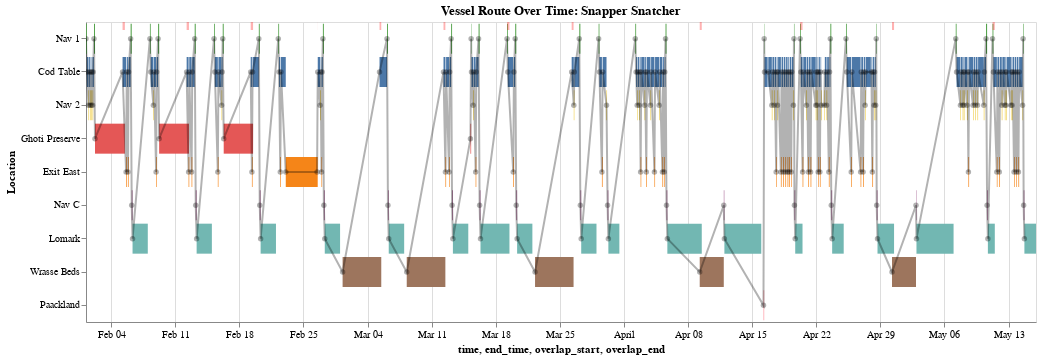

Here is the notebook cell this chart was saved with:
### Markdown cell above
Visualize route

### Code cell
# Prepare vessel data
vessel_id = 'snappersnatcher7be'
vessel_data_sorted, location_to_y = prepare_vessel_data(sorted_pings, vessel_id)

# Static visualization
plot_vessel_timeline_static(vessel_data_sorted, location_to_y, harbor_palette)

# Interactive visualization
chart = plot_vessel_timeline_interactive(vessel_data_sorted, location_to_y)
chart.display()

### Figure 1 — Vega-Lite specification as saved in the notebook (floating-point values rounded to 4 significant figures; data arrays with more than 128 entries replaced by an {"elided": "..."} marker saying what was removed)
{"config": {"view": {"continuousWidth": 300, "continuousHeight": 300}}, "layer": [{"data": {"name": "data-33ae356a0bcc25b3adc0532a93e0535c"}, "mark": {"type": "bar"}, "encoding": {"color": {"field": "source", "legend": null, "type": "nominal"}, "tooltip": [{"field": "source", "type": "nominal"}, {"field": "time", "type": "temporal"}, {"field": "end_time", "type": "temporal"}, {"field": "dwell_hours", "type": "quantitative"}], "x": {"field": "time", "type": "temporal"}, "x2": {"field": "end_time"}, "y": {"field": "source", "sort": ["Nav 1", "Cod Table", "Nav 2", "Ghoti Preserve", "Exit East", "Nav C", "Lomark", "Wrasse Beds", "Paackland"], "title": "Location", "type": "nominal"}}, "name": "view_2"}, {"data": {"name": "data-05fb2d82d70d5506f736c5b785287ad6"}, "mark": {"type": "bar", "color": "red", "opacity": 0.3}, "encoding": {"x": {"field": "overlap_start", "type": "temporal"}, "x2": {"field": "overlap_end"}, "y": {"value": 0}, "y2": {"value": 8}}}, {"data": {"name": "data-33ae356a0bcc25b3adc0532a93e0535c"}, "mark": {"type": "line", "point": true}, "encoding": {"color": {"value": "black"}, "detail": {"field": "target", "type": "nominal"}, "opacity": {"value": 0.3}, "x": {"field": "time", "type": "temporal"}, "y": {"field": "source", "sort": ["Nav 1", "Cod Table", "Nav 2", "Ghoti Preserve", "Exit East", "Nav C", "Lomark", "Wrasse Beds", "Paackland"], "type": "nominal"}}}], "height": 300, "params": [{"name": "param_7", "select": {"type": "interval", "encodings": ["x", "y"]}, "bind": "scales", "views": ["view_2"]}], "title": "Vessel Route Over Time: Snapper Snatcher", "width": 950, "$schema": "https://vega.github.io/schema/vega-lite/v5.20.1.json", "datasets": {"data-33ae356a0bcc25b3adc0532a93e0535c": {"elided": "264 records"}, "data-05fb2d82d70d5506f736c5b785287ad6": [{"overlap_start": "2035-02-01T12:40:26.620000", "overlap_end": "2035-02-01T12:40:26.620251"}, {"overlap_start": "2035-02-01T16:54:55.114000", "overlap_end": "2035-02-01T16:54:55.114540"}, {"overlap_start": "2035-02-01T20:16:45.760000", "overlap_end": "2035-02-01T20:16:45.760150"}, {"overlap_start": "2035-02-01T21:43:32.965000", "overlap_end": "2035-02-01T21:43:32.965126"}, {"overlap_start": "2035-02-02T03:05:02.716000", "overlap_end": "2035-02-02T03:05:02.716247"}, {"overlap_start": "2035-02-02T05:39:59.146000", "overlap_end": "2035-02-02T05:39:59.146336"}, {"overlap_start": "2035-02-05T05:55:09.300000", "overlap_end": "2035-02-05T11:59:59.999407"}, {"overlap_start": "2035-02-05T15:11:56.474000", "overlap_end": "2035-02-05T15:11:56.474182"}, {"overlap_start": "2035-02-05T21:50:11.917000", "overlap_end": "2035-02-05T21:50:11.917699"}, {"overlap_start": "2035-02-06T03:04:07.348000", "overlap_end": "2035-02-06T03:04:07.348225"}, {"overlap_start": "2035-02-06T08:06:09.707000", "overlap_end": "2035-02-06T08:06:09.707012"}, {"overlap_start": "2035-02-08T07:43:59.210000", "overlap_end": "2035-02-08T07:43:59.210148"}, {"overlap_start": "2035-02-08T16:10:57.362000", "overlap_end": "2035-02-08T16:10:57.362105"}, {"overlap_start": "2035-02-08T21:50:33.431000", "overlap_end": "2035-02-08T21:50:33.431749"}, {"overlap_start": "2035-02-09T05:49:11.234000", "overlap_end": "2035-02-09T05:49:11.234903"}, {"overlap_start": "2035-02-12T05:52:25.604000", "overlap_end": "2035-02-12T11:59:59.999082"}, {"overlap_start": "2035-02-12T18:54:43.075000", "overlap_end": "2035-02-12T18:54:43.075460"}, {"overlap_start": "2035-02-13T03:00:47.940000", "overlap_end": "2035-02-13T03:00:47.940490"}, {"overlap_start": "2035-02-13T08:04:14.712000", "overlap_end": "2035-02-13T08:04:14.712545"}, {"overlap_start": "2035-02-15T17:14:44.018000", "overlap_end": "2035-02-15T17:14:44.018415"}, {"overlap_start": "2035-02-16T02:54:23.080000", "overlap_end": "2035-02-16T02:54:23.080609"}, {"overlap_start": "2035-02-16T04:29:29.698000", "overlap_end": "2035-02-16T04:29:29.698247"}, {"overlap_start": "2035-02-19T05:47:30.254000", "overlap_end": "2035-02-19T11:59:59.999192"}, {"overlap_start": "2035-02-19T10:39:30.119000", "overlap_end": "2035-02-19T10:39:30.119400"}, {"overlap_start": "2035-02-20T03:05:24.603000", "overlap_end": "2035-02-20T03:05:24.603247"}, {"overlap_start": "2035-02-22T08:11:04.253000", "overlap_end": "2035-02-22T08:11:04.253089"}, {"overlap_start": "2035-02-22T13:05:17.645000", "overlap_end": "2035-02-22T13:05:17.645609"}, {"overlap_start": "2035-02-23T01:40:49.400000", "overlap_end": "2035-02-23T01:40:49.400080"}, {"overlap_start": "2035-02-26T11:48:57.958000", "overlap_end": "2035-02-26T11:59:59.999244"}, {"overlap_start": "2035-02-26T21:14:45.435000", "overlap_end": "2035-02-26T21:14:45.435470"}, {"overlap_start": "2035-03-05T07:25:41.243000", "overlap_end": "2035-03-05T11:59:59.999320"}, {"overlap_start": "2035-03-06T03:02:30.278000", "overlap_end": "2035-03-06T03:02:30.278525"}, {"overlap_start": "2035-03-12T07:06:31.626000", "overlap_end": "2035-03-12T11:59:59.999209"}, {"overlap_start": "2035-03-12T13:55:56.517000", "overlap_end": "2035-03-12T13:55:56.517073"}, {"overlap_start": "2035-03-12T23:19:45.290000", "overlap_end": "2035-03-12T23:19:45.290342"}, {"overlap_start": "2035-03-13T03:04:52.682000", "overlap_end": "2035-03-13T03:04:52.682021"}, {"overlap_start": "2035-03-13T07:44:16.755000", "overlap_end": "2035-03-13T07:44:16.755024"}, {"overlap_start": "2035-03-15T07:32:52.413000", "overlap_end": "2035-03-15T07:32:52.413025"}, {"overlap_start": "2035-03-15T14:10:49.430000", "overlap_end": "2035-03-15T14:10:49.430768"}, {"overlap_start": "2035-03-16T03:02:23.852000", "overlap_end": "2035-03-16T03:02:23.852179"}, {"overlap_start": "2035-03-16T08:04:43.365000", "overlap_end": "2035-03-16T08:04:43.365547"}, {"overlap_start": "2035-03-19T05:38:15.454000", "overlap_end": "2035-03-19T11:59:59.999233"}, {"overlap_start": "2035-03-19T07:43:14.929000", "overlap_end": "2035-03-19T07:43:14.929217"}, {"overlap_start": "2035-03-19T23:42:54.652000", "overlap_end": "2035-03-19T23:42:54.652078"}, {"overlap_start": "2035-03-20T05:46:44.291000", "overlap_end": "2035-03-20T05:46:44.291845"}, {"overlap_start": "2035-03-26T07:01:19.898000", "overlap_end": "2035-03-26T11:59:59.999102"}, {"overlap_start": "2035-03-26T14:00:15.105000", "overlap_end": "2035-03-26T14:00:15.105076"}, {"overlap_start": "2035-03-27T08:03:08.590000", "overlap_end": "2035-03-27T08:03:08.590036"}, {"overlap_start": "2035-03-29T16:10:32.745000", "overlap_end": "2035-03-29T16:10:32.745474"}, {"overlap_start": "2035-03-30T07:13:10.283000", "overlap_end": "2035-03-30T07:13:10.283147"}, {"overlap_start": "2035-04-02T07:56:23.042000", "overlap_end": "2035-04-02T07:56:23.042370"}, {"overlap_start": "2035-04-02T12:07:30.733000", "overlap_end": "2035-04-02T12:07:30.733578"}, {"overlap_start": "2035-04-02T19:48:15.818000", "overlap_end": "2035-04-02T19:48:15.818074"}, {"overlap_start": "2035-04-03T07:37:19.314000", "overlap_end": "2035-04-03T07:37:19.314406"}, {"overlap_start": "2035-04-03T10:39:21.979000", "overlap_end": "2035-04-03T10:39:21.979078"}, {"overlap_start": "2035-04-03T21:38:52.939000", "overlap_end": "2035-04-03T21:38:52.939616"}, {"overlap_start": "2035-04-04T07:58:03.845000", "overlap_end": "2035-04-04T07:58:03.845092"}, {"overlap_start": "2035-04-04T20:15:19.858000", "overlap_end": "2035-04-04T20:15:19.858036"}, {"overlap_start": "2035-04-04T21:42:05.980000", "overlap_end": "2035-04-04T21:42:05.980692"}, {"overlap_start": "2035-04-05T04:53:59.366000", "overlap_end": "2035-04-05T04:53:59.366027"}, {"overlap_start": "2035-04-05T09:28:27.149000", "overlap_end": "2035-04-05T09:28:27.149624"}, {"overlap_start": "2035-04-05T11:06:32.606000", "overlap_end": "2035-04-05T11:06:32.606314"}, {"overlap_start": "2035-04-05T15:34:29.430000", "overlap_end": "2035-04-05T15:34:29.430553"}, {"overlap_start": "2035-04-09T06:40:35.188000", "overlap_end": "2035-04-09T11:59:59.999778"}, {"overlap_start": "2035-04-11T21:42:18.921000", "overlap_end": "2035-04-11T21:42:18.921585"}, {"overlap_start": "2035-04-16T08:23:53.919000", "overlap_end": "2035-04-16T08:23:53.919490"}, {"overlap_start": "2035-04-17T03:38:51.171000", "overlap_end": "2035-04-17T03:38:51.171724"}, {"overlap_start": "2035-04-17T11:23:24.712000", "overlap_end": "2035-04-17T11:23:24.712509"}, {"overlap_start": "2035-04-17T16:33:44.189000", "overlap_end": "2035-04-17T16:33:44.189580"}, {"overlap_start": "2035-04-17T20:02:42.739000", "overlap_end": "2035-04-17T20:02:42.739302"}, {"overlap_start": "2035-04-18T05:10:38.139000", "overlap_end": "2035-04-18T05:10:38.139436"}, {"overlap_start": "2035-04-18T11:21:13.284000", "overlap_end": "2035-04-18T11:21:13.284565"}, {"overlap_start": "2035-04-18T22:46:42.429000", "overlap_end": "2035-04-18T22:46:42.429059"}, {"overlap_start": "2035-04-19T00:43:56.527000", "overlap_end": "2035-04-19T00:43:56.527487"}, {"overlap_start": "2035-04-19T02:33:29.516000", "overlap_end": "2035-04-19T02:33:29.516002"}, {"overlap_start": "2035-04-19T08:01:49.033000", "overlap_end": "2035-04-19T08:01:49.033002"}, {"overlap_start": "2035-04-19T13:40:46.058000", "overlap_end": "2035-04-19T13:40:46.058067"}, {"overlap_start": "2035-04-19T14:53:38.735000", "overlap_end": "2035-04-19T14:53:38.735406"}, {"overlap_start": "2035-04-20T05:43:23.741000", "overlap_end": "2035-04-20T12:05:19.142834"}, {"overlap_start": "2035-04-20T14:05:49.891000", "overlap_end": "2035-04-20T14:05:49.891379"}, {"overlap_start": "2035-04-20T22:18:00.290000", "overlap_end": "2035-04-20T22:18:00.290148"}, {"overlap_start": "2035-04-21T03:20:09.729000", "overlap_end": "2035-04-21T03:20:09.729278"}, {"overlap_start": "2035-04-21T05:09:26.785000", "overlap_end": "2035-04-21T05:09:26.785050"}, {"overlap_start": "2035-04-21T11:05:35.775000", "overlap_end": "2035-04-21T11:05:35.775099"}, {"overlap_start": "2035-04-22T00:16:57.158000", "overlap_end": "2035-04-22T00:16:57.158245"}, {"overlap_start": "2035-04-22T01:58:32.817000", "overlap_end": "2035-04-22T01:58:32.817014"}, {"overlap_start": "2035-04-22T05:02:40.189000", "overlap_end": "2035-04-22T05:02:40.189730"}, {"overlap_start": "2035-04-22T09:35:31.723000", "overlap_end": "2035-04-22T09:35:31.723040"}, {"overlap_start": "2035-04-22T11:19:09.190000", "overlap_end": "2035-04-22T11:19:09.190802"}, {"overlap_start": "2035-04-23T03:08:02.611000", "overlap_end": "2035-04-23T03:08:02.611233"}, {"overlap_start": "2035-04-23T04:43:10.050000", "overlap_end": "2035-04-23T04:43:10.050199"}, {"overlap_start": "2035-04-23T09:08:36.729000", "overlap_end": "2035-04-23T09:08:36.729133"}, {"overlap_start": "2035-04-23T10:58:46.656000", "overlap_end": "2035-04-23T10:58:46.656230"}, {"overlap_start": "2035-04-23T15:30:44.136000", "overlap_end": "2035-04-23T15:30:44.136081"}, {"overlap_start": "2035-04-25T08:06:15.778000", "overlap_end": "2035-04-25T08:06:15.778596"}, {"overlap_start": "2035-04-26T20:20:21.899000", "overlap_end": "2035-04-26T20:20:21.899137"}, {"overlap_start": "2035-04-26T22:02:05.710000", "overlap_end": "2035-04-26T22:02:05.710487"}, {"overlap_start": "2035-04-27T02:48:51.336000", "overlap_end": "2035-04-27T02:48:51.336032"}, {"overlap_start": "2035-04-27T08:11:59.035000", "overlap_end": "2035-04-27T08:11:59.035500"}, {"overlap_start": "2035-04-28T11:54:57.702000", "overlap_end": "2035-04-28T11:54:57.702549"}, {"overlap_start": "2035-04-28T14:30:22.896000", "overlap_end": "2035-04-28T14:30:22.896602"}, {"overlap_start": "2035-04-30T06:38:39.447000", "overlap_end": "2035-04-30T11:59:59.999569"}, {"overlap_start": "2035-05-02T21:32:20.405000", "overlap_end": "2035-05-02T21:32:20.405639"}, {"overlap_start": "2035-05-07T18:00:27.771000", "overlap_end": "2035-05-07T18:00:27.771465"}, {"overlap_start": "2035-05-08T01:27:36.624000", "overlap_end": "2035-05-08T01:27:36.624671"}, {"overlap_start": "2035-05-08T02:56:08.286000", "overlap_end": "2035-05-08T02:56:08.286218"}, {"overlap_start": "2035-05-08T11:08:29.688000", "overlap_end": "2035-05-08T11:08:29.688410"}, {"overlap_start": "2035-05-08T16:38:52.061000", "overlap_end": "2035-05-08T16:38:52.061388"}, {"overlap_start": "2035-05-09T14:45:34.439000", "overlap_end": "2035-05-09T14:45:34.439199"}, {"overlap_start": "2035-05-09T16:14:00.416000", "overlap_end": "2035-05-09T16:14:00.416486"}, {"overlap_start": "2035-05-10T07:11:20.682000", "overlap_end": "2035-05-10T07:11:20.682003"}, {"overlap_start": "2035-05-10T08:44:52.668000", "overlap_end": "2035-05-10T08:44:52.668084"}, {"overlap_start": "2035-05-10T17:53:55.350000", "overlap_end": "2035-05-10T17:53:55.350469"}, {"overlap_start": "2035-05-11T06:05:20.059000", "overlap_end": "2035-05-11T12:02:42.357051"}, {"overlap_start": "2035-05-11T08:21:27.241000", "overlap_end": "2035-05-11T08:21:27.241644"}, {"overlap_start": "2035-05-11T17:23:06.757000", "overlap_end": "2035-05-11T17:23:06.757265"}, {"overlap_start": "2035-05-12T01:42:55.657000", "overlap_end": "2035-05-12T01:42:55.657533"}, {"overlap_start": "2035-05-12T15:49:46.943000", "overlap_end": "2035-05-12T15:49:46.943793"}, {"overlap_start": "2035-05-13T06:22:40.484000", "overlap_end": "2035-05-13T06:22:40.484034"}, {"overlap_start": "2035-05-13T09:21:13.442000", "overlap_end": "2035-05-13T09:21:13.442239"}, {"overlap_start": "2035-05-13T14:33:13.395000", "overlap_end": "2035-05-13T14:33:13.395076"}, {"overlap_start": "2035-05-13T20:18:52.195000", "overlap_end": "2035-05-13T20:18:52.195415"}, {"overlap_start": "2035-05-13T21:54:05.687000", "overlap_end": "2035-05-13T21:54:05.687296"}, {"overlap_start": "2035-05-14T03:47:35.241000", "overlap_end": "2035-05-14T03:47:35.241259"}, {"overlap_start": "2035-05-14T14:12:10.363000", "overlap_end": "2035-05-14T14:12:10.363689"}, {"overlap_start": "2035-05-14T17:37:16.029000", "overlap_end": "2035-05-14T17:37:16.029342"}]}}
